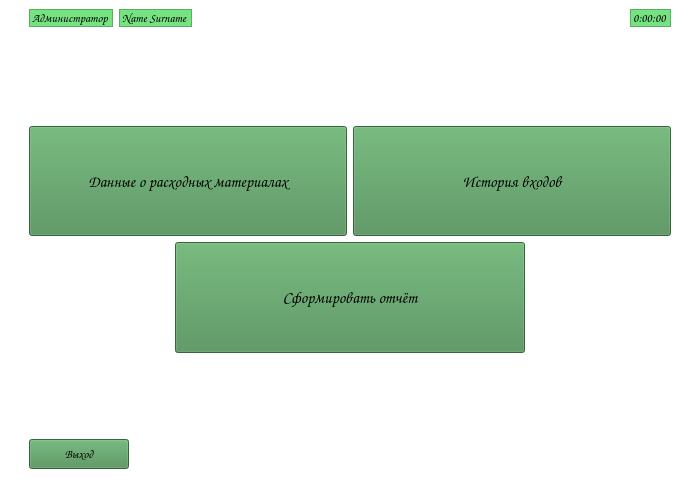
<?xml version="1.0" encoding="UTF-8"?>
<ui version="4.0">
 <class>MainWindow</class>
 <widget class="QMainWindow" name="MainWindow">
  <property name="geometry">
   <rect>
    <x>0</x>
    <y>0</y>
    <width>700</width>
    <height>500</height>
   </rect>
  </property>
  <property name="minimumSize">
   <size>
    <width>700</width>
    <height>500</height>
   </size>
  </property>
  <property name="maximumSize">
   <size>
    <width>700</width>
    <height>500</height>
   </size>
  </property>
  <property name="font">
   <font>
    <family>Comic Sans MS</family>
   </font>
  </property>
  <property name="windowTitle">
   <string>MainWindow</string>
  </property>
  <property name="styleSheet">
   <string notr="true">background-color: rgb(255, 255, 255);</string>
  </property>
  <widget class="QWidget" name="centralwidget">
   <layout class="QHBoxLayout" name="horizontalLayout">
    <item>
     <layout class="QVBoxLayout" name="verticalLayout">
      <property name="sizeConstraint">
       <enum>QLayout::SetMinAndMaxSize</enum>
      </property>
      <item>
       <layout class="QHBoxLayout" name="horizontalLayout_2">
        <property name="sizeConstraint">
         <enum>QLayout::SetDefaultConstraint</enum>
        </property>
        <item>
         <spacer name="horizontalSpacer_3">
          <property name="orientation">
           <enum>Qt::Horizontal</enum>
          </property>
          <property name="sizeType">
           <enum>QSizePolicy::Fixed</enum>
          </property>
          <property name="sizeHint" stdset="0">
           <size>
            <width>20</width>
            <height>20</height>
           </size>
          </property>
         </spacer>
        </item>
        <item alignment="Qt::AlignHCenter|Qt::AlignTop">
         <widget class="QLabel" name="label_role">
          <property name="font">
           <font>
            <family>Comic Sans MS</family>
           </font>
          </property>
          <property name="styleSheet">
           <string notr="true">background-color: rgb(118, 227, 131);</string>
          </property>
          <property name="frameShape">
           <enum>QFrame::StyledPanel</enum>
          </property>
          <property name="text">
           <string>Администратор</string>
          </property>
         </widget>
        </item>
        <item alignment="Qt::AlignHCenter|Qt::AlignTop">
         <widget class="QLabel" name="label_name">
          <property name="font">
           <font>
            <family>Comic Sans MS</family>
           </font>
          </property>
          <property name="styleSheet">
           <string notr="true">background-color: rgb(118, 227, 131);</string>
          </property>
          <property name="frameShape">
           <enum>QFrame::StyledPanel</enum>
          </property>
          <property name="text">
           <string>Name Surname</string>
          </property>
         </widget>
        </item>
        <item>
         <spacer name="horizontalSpacer">
          <property name="orientation">
           <enum>Qt::Horizontal</enum>
          </property>
          <property name="sizeHint" stdset="0">
           <size>
            <width>40</width>
            <height>20</height>
           </size>
          </property>
         </spacer>
        </item>
        <item alignment="Qt::AlignRight|Qt::AlignTop">
         <widget class="QLabel" name="label_timer">
          <property name="font">
           <font>
            <family>Comic Sans MS</family>
           </font>
          </property>
          <property name="styleSheet">
           <string notr="true">background-color: rgb(118, 227, 131);</string>
          </property>
          <property name="frameShape">
           <enum>QFrame::StyledPanel</enum>
          </property>
          <property name="text">
           <string>0:00:00</string>
          </property>
         </widget>
        </item>
        <item>
         <spacer name="horizontalSpacer_4">
          <property name="orientation">
           <enum>Qt::Horizontal</enum>
          </property>
          <property name="sizeType">
           <enum>QSizePolicy::Fixed</enum>
          </property>
          <property name="sizeHint" stdset="0">
           <size>
            <width>20</width>
            <height>20</height>
           </size>
          </property>
         </spacer>
        </item>
       </layout>
      </item>
      <item>
       <layout class="QHBoxLayout" name="horizontalLayout_3">
        <property name="sizeConstraint">
         <enum>QLayout::SetFixedSize</enum>
        </property>
        <item>
         <spacer name="horizontalSpacer_5">
          <property name="orientation">
           <enum>Qt::Horizontal</enum>
          </property>
          <property name="sizeType">
           <enum>QSizePolicy::Fixed</enum>
          </property>
          <property name="sizeHint" stdset="0">
           <size>
            <width>20</width>
            <height>20</height>
           </size>
          </property>
         </spacer>
        </item>
        <item>
         <widget class="QPushButton" name="btn_mat_data">
          <property name="sizePolicy">
           <sizepolicy hsizetype="Maximum" vsizetype="Minimum">
            <horstretch>0</horstretch>
            <verstretch>0</verstretch>
           </sizepolicy>
          </property>
          <property name="maximumSize">
           <size>
            <width>350</width>
            <height>16777215</height>
           </size>
          </property>
          <property name="font">
           <font>
            <family>Comic Sans MS</family>
            <pointsize>12</pointsize>
           </font>
          </property>
          <property name="styleSheet">
           <string notr="true">background-color: rgb(73, 140, 81);</string>
          </property>
          <property name="text">
           <string>Данные о расходных материалах</string>
          </property>
         </widget>
        </item>
        <item>
         <widget class="QPushButton" name="btn_history">
          <property name="sizePolicy">
           <sizepolicy hsizetype="Minimum" vsizetype="Minimum">
            <horstretch>0</horstretch>
            <verstretch>0</verstretch>
           </sizepolicy>
          </property>
          <property name="maximumSize">
           <size>
            <width>350</width>
            <height>16777215</height>
           </size>
          </property>
          <property name="font">
           <font>
            <family>Comic Sans MS</family>
            <pointsize>12</pointsize>
           </font>
          </property>
          <property name="styleSheet">
           <string notr="true">background-color: rgb(73,140,81);</string>
          </property>
          <property name="text">
           <string>История входов</string>
          </property>
         </widget>
        </item>
        <item>
         <spacer name="horizontalSpacer_6">
          <property name="orientation">
           <enum>Qt::Horizontal</enum>
          </property>
          <property name="sizeType">
           <enum>QSizePolicy::Fixed</enum>
          </property>
          <property name="sizeHint" stdset="0">
           <size>
            <width>20</width>
            <height>20</height>
           </size>
          </property>
         </spacer>
        </item>
       </layout>
      </item>
      <item>
       <layout class="QHBoxLayout" name="horizontalLayout_4">
        <item>
         <widget class="QPushButton" name="btn_report">
          <property name="sizePolicy">
           <sizepolicy hsizetype="Maximum" vsizetype="Minimum">
            <horstretch>0</horstretch>
            <verstretch>0</verstretch>
           </sizepolicy>
          </property>
          <property name="maximumSize">
           <size>
            <width>350</width>
            <height>16777215</height>
           </size>
          </property>
          <property name="font">
           <font>
            <family>Comic Sans MS</family>
            <pointsize>12</pointsize>
           </font>
          </property>
          <property name="styleSheet">
           <string notr="true">background-color: rgb(73,140,81);</string>
          </property>
          <property name="text">
           <string>Сформировать отчёт</string>
          </property>
         </widget>
        </item>
       </layout>
      </item>
      <item>
       <layout class="QHBoxLayout" name="horizontalLayout_5">
        <item>
         <spacer name="horizontalSpacer_2">
          <property name="orientation">
           <enum>Qt::Horizontal</enum>
          </property>
          <property name="sizeType">
           <enum>QSizePolicy::Fixed</enum>
          </property>
          <property name="sizeHint" stdset="0">
           <size>
            <width>20</width>
            <height>20</height>
           </size>
          </property>
         </spacer>
        </item>
        <item alignment="Qt::AlignLeft|Qt::AlignBottom">
         <widget class="QPushButton" name="btn_exit">
          <property name="minimumSize">
           <size>
            <width>100</width>
            <height>30</height>
           </size>
          </property>
          <property name="maximumSize">
           <size>
            <width>100</width>
            <height>30</height>
           </size>
          </property>
          <property name="font">
           <font>
            <family>Comic Sans MS</family>
           </font>
          </property>
          <property name="styleSheet">
           <string notr="true">background-color: rgb(73, 140, 81);</string>
          </property>
          <property name="text">
           <string>Выход</string>
          </property>
         </widget>
        </item>
       </layout>
      </item>
     </layout>
    </item>
   </layout>
  </widget>
  <widget class="QMenuBar" name="menubar">
   <property name="geometry">
    <rect>
     <x>0</x>
     <y>0</y>
     <width>700</width>
     <height>21</height>
    </rect>
   </property>
  </widget>
  <widget class="QStatusBar" name="statusbar"/>
 </widget>
 <resources/>
 <connections/>
</ui>
